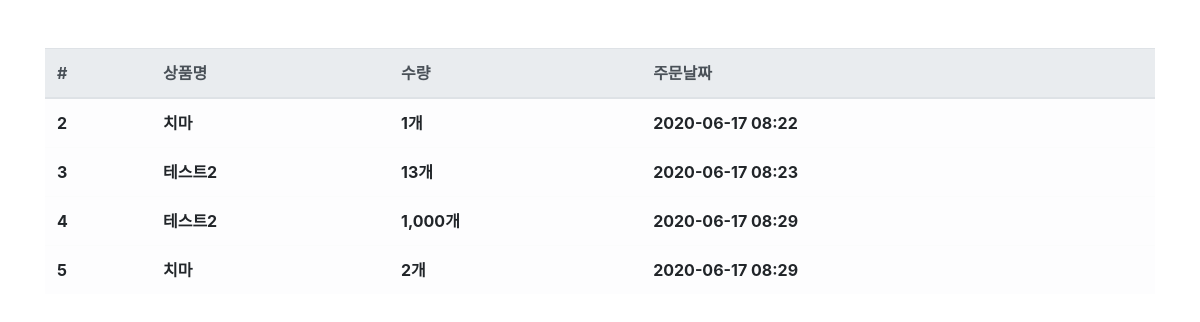
/order/ (signed in), run on the app's committed database.
### order/models.py (models this page shows)
class Order(models.Model):
    fcuser = models.ForeignKey('fcuser.Fcuser', on_delete=models.CASCADE, verbose_name = '사용자') #'앱.앱안의 모델' / 사용자가 삭제됬을때, order도 같이 삭제
    product = models.ForeignKey('product.Product', on_delete=models.CASCADE, verbose_name = '상품')
    quantity = models.IntegerField(verbose_name='수량')
    register_date = models.DateTimeField(auto_now_add=True, verbose_name='등록날짜')
    class Meta :
        db_table = 'fastcampus_order'
        verbose_name = '주문'
        verbose_name_plural= '주문'

### product/models.py (models this page shows)
class Product(models.Model):
    name = models.CharField(max_length=256, verbose_name='상품명')
    price = models.IntegerField(verbose_name='상품가격')
    description = models.TextField(verbose_name='상품설명')
    stock =  models.IntegerField( verbose_name='재고')
    register_date = models.DateTimeField(auto_now_add=True, verbose_name='등록날짜')
    def __str__(self):
        return self.name
    class Meta :
        db_table = 'fastcampus_product'
        verbose_name = '상품'
        verbose_name_plural= '상품'

### order/views.py (the view)
# urls.py: path('order/', OrderList.as_view()), # 클래스는 .as_view()
@method_decorator(login_required, name='dispatch')
class OrderList(ListView):
    template_name = 'order.html'
    context_object_name = 'order_list'
    def get_queryset(self, **kwargs): # 현재 로그인한 사람거만 가져옴.(오버라이딩)
        queryset = Order.objects.filter(fcuser__email = self.request.session.get('user'))
        return queryset

### order/templates/order.html
{% extends "base.html" %} {% load humanize %} {% block contents%}
<div class="row mt-5">
  <div class="col-12">
    <table class="table table-light">
      <thead class="thead-light">
        <tr>
          <th scope="col">#</th>
          <th scope="col">상품명</th>
          <th scope="col">수량</th>
          <th scope="col">주문날짜</th>
        </tr>
      </thead>
      <tbody class="text-dart">
        {% for order in order_list %}
        <tr>
          <th scope="row">{{order.id}}</th>
          <th>{{order.product}}</th>
          <th>{{order.quantity|intcomma}}개</th>
          <th>{{order.register_date|date:'Y-m-d H:i'}}</th>
        </tr>
        {% endfor%}
      </tbody>
    </table>
  </div>
</div>
{% endblock %}

### data on the page
Order: id "2", product "치마", quantity "1", register_date "2020-06-17 08:22"
Order: id "3", product "테스트2", quantity "13", register_date "2020-06-17 08:23"
Order: id "4", product "테스트2", quantity "1,000", register_date "2020-06-17 08:29"
Order: id "5", product "치마", quantity "2", register_date "2020-06-17 08:29"
